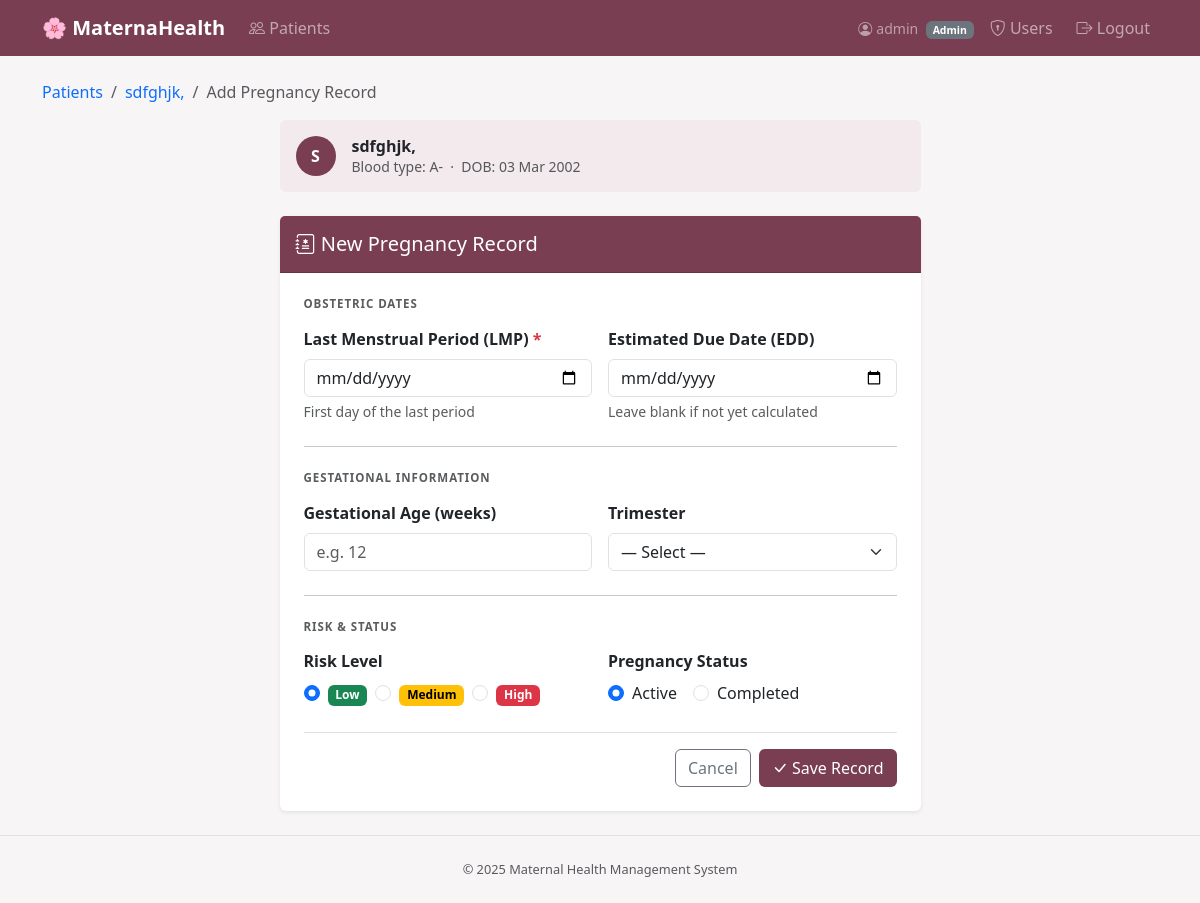
/patients/1/pregnancies/create (signed in), run on the app's committed database.
### models/user.py (models this page shows, shortened)
class User(db.Model):
    __tablename__ = "users"
    id            = db.Column(db.Integer, primary_key=True)
    username      = db.Column(db.String(80), unique=True, nullable=False, index=True)
    password_hash = db.Column(db.String(256), nullable=False)
    role          = db.Column(db.String(20), nullable=False, default=Role.NURSE)
    is_active     = db.Column(db.Boolean, default=True, nullable=False)
    created_at    = db.Column(db.DateTime, default=datetime.utcnow)
    last_login    = db.Column(db.DateTime, nullable=True)
    @property
    def is_admin(self):  return self.role == Role.ADMIN

### models/patient.py (models this page shows, shortened)
class Patient(db.Model):
    __tablename__ = "patients"
    id            = db.Column(db.Integer, primary_key=True)
    full_name     = db.Column(db.String(120), nullable=False)
    date_of_birth = db.Column(db.Date, nullable=False)
    contact_info      = db.Column(db.String(255), nullable=True)
    blood_type        = db.Column(db.String(10), nullable=True)   # e.g. "A+", "O-"
    medical_history = db.Column(db.Text, nullable=True)
    allergies       = db.Column(db.Text, nullable=True)
    medications     = db.Column(db.Text, nullable=True)
    emergency_contact = db.Column(db.String(255), nullable=True)
    created_at = db.Column(
        db.DateTime,
        nullable=False,
        default=lambda: datetime.now(timezone.utc),
    )
    pregnancies  = db.relationship("Pregnancy",   backref="patient", lazy="dynamic", cascade="all, delete-orphan")
    vitals       = db.relationship("VitalSigns",  backref="patient", lazy="dynamic", cascade="all, delete-orphan")
    lab_results  = db.relationship("LabResult",   backref="patient", lazy="dynamic", cascade="all, delete-orphan")
    appointments = db.relationship("Appointment", backref="patient", lazy="dynamic", cascade="all, delete-orphan")

### routes/pregnancy_routes.py (the view, shortened to what this page needs)
@pregnancy_bp.route(
    "/patients/<int:patient_id>/pregnancies/create",
    methods=["GET", "POST"],
)
@login_required
def create_pregnancy(patient_id: int):
    patient = Patient.query.get_or_404(patient_id)
    return render_template("pregnancy/create.html", patient=patient, form={})

### routes/auth_routes.py (called while the page is built)
def get_current_user():
    user_id = session.get("user_id")
    if user_id is None:
        return None
    return db.session.get(User, user_id)

def login_required(f):
    @wraps(f)
    def decorated(*args, **kwargs):
        if not session.get("user_id"):
            flash("Please log in to access this page.", "warning")
            return redirect(url_for("auth.login", next=request.path))
        return f(*args, **kwargs)
    return decorated

@auth_bp.before_app_request
def load_logged_in_user():
    g.current_user = get_current_user()

### templates/pregnancy/create.html (shortened to what this page needs)
{% extends "base.html" %}
{% block content %}
<nav aria-label="breadcrumb" class="mb-3">
  <ol class="breadcrumb">
    <li class="breadcrumb-item">
      <a href="{{ url_for('patients.list_patients') }}" class="text-decoration-none">Patients</a>
    </li>
    <li class="breadcrumb-item">
      <a href="{{ url_for('patients.patient_detail', patient_id=patient.id) }}"
         class="text-decoration-none">{{ patient.full_name }}</a>
    </li>
    <li class="breadcrumb-item active">Add Pregnancy Record</li>
  </ol>
</nav>
<div class="row justify-content-center">
  <div class="col-lg-7">
    <div class="alert border-0 mb-4 d-flex align-items-center gap-3 py-3"
         style="background-color:#f3eaee;">
      <div class="rounded-circle d-flex align-items-center justify-content-center flex-shrink-0 fw-bold"
           style="width:40px; height:40px; background:#7a3e52; color:#fff; font-size:1rem;">
        {{ patient.full_name[0].upper() }}
      </div>
      <div class="lh-sm">
        <div class="fw-semibold">{{ patient.full_name }}</div>
        <small class="text-muted">
          {% if patient.blood_type %}Blood type: {{ patient.blood_type }} &nbsp;·&nbsp;{% endif %}
          {% if patient.date_of_birth %}DOB: {{ patient.date_of_birth.strftime('%d %b %Y') }}{% endif %}
        </small>
      </div>
    </div>
    <div class="card border-0 shadow-sm">
      <div class="card-header py-3" style="background-color:#7a3e52;">
        <h5 class="mb-0 text-white">
          <i class="bi bi-journal-medical"></i> New Pregnancy Record
        </h5>
      </div>
      <div class="card-body p-4">
        <form method="POST"
              action="{{ url_for('pregnancies.create_pregnancy', patient_id=patient.id) }}"
              novalidate>
          <h6 class="text-uppercase text-muted fw-semibold mb-3"
              style="font-size:.72rem; letter-spacing:.08em;">Obstetric Dates</h6>
          <div class="row g-3 mb-4">
            <div class="col-md-6">
              <label class="form-label fw-semibold" for="lmp">
                Last Menstrual Period (LMP) <span class="text-danger">*</span>
              </label>
              <input type="date" id="lmp" name="last_menstrual_period"
                     class="form-control"
                     value="{{ form.get('last_menstrual_period', '') }}"
                     required />
              <div class="form-text">First day of the last period</div>
            </div>
            <div class="col-md-6">
              <label class="form-label fw-semibold" for="edd">
                Estimated Due Date (EDD)
              </label>
              <input type="date" id="edd" name="estimated_due_date"
                     class="form-control"
                     value="{{ form.get('estimated_due_date', '') }}" />
              <div class="form-text">Leave blank if not yet calculated</div>
            </div>
          </div>
          <hr class="my-4" />
          <h6 class="text-uppercase text-muted fw-semibold mb-3"
              style="font-size:.72rem; letter-spacing:.08em;">Gestational Information</h6>
          <div class="row g-3 mb-4">
            <div class="col-md-6">
              <label class="form-label fw-semibold" for="ga_weeks">
                Gestational Age (weeks)
              </label>
              <input type="number" id="ga_weeks" name="gestational_age_weeks"
                     class="form-control" min="1" max="45"
                     value="{{ form.get('gestational_age_weeks', '') }}"
                     placeholder="e.g. 12" />
            </div>
            <div class="col-md-6">
              <label class="form-label fw-semibold" for="trimester">Trimester</label>
              <select id="trimester" name="trimester" class="form-select">
                <option value="">— Select —</option>
              </select>
            </div>
          </div>
          <hr class="my-4" />
          <h6 class="text-uppercase text-muted fw-semibold mb-3"
              style="font-size:.72rem; letter-spacing:.08em;">Risk & Status</h6>
          <div class="row g-3">
            <div class="col-md-6">
              <label class="form-label fw-semibold">Risk Level</label>
              <div class="d-flex gap-2 flex-wrap">
                {% for level, color in [('Low','success'), ('Medium','warning'), ('High','danger')] %}
                  <div class="form-check">
                    <input class="form-check-input" type="radio"
                           name="risk_level" id="risk_{{ level }}"
                           value="{{ level }}"
                           {{ 'checked' if form.get('risk_level', 'Low') == level }} />
                    <label class="form-check-label" for="risk_{{ level }}">
                      <span class="badge text-bg-{{ color }}">{{ level }}</span>
                    </label>
                  </div>
                {% endfor %}
              </div>
            </div>
            <div class="col-md-6">
              <label class="form-label fw-semibold">Pregnancy Status</label>
              <div class="d-flex gap-3">
                {% for s in ['Active', 'Completed'] %}
                  <div class="form-check">
                    <input class="form-check-input" type="radio"
                           name="status" id="status_{{ s }}"
                           value="{{ s }}"
                           {{ 'checked' if form.get('status', 'Active') == s }} />
                    <label class="form-check-label" for="status_{{ s }}">{{ s }}</label>
                  </div>
                {% endfor %}
              </div>
            </div>
          </div>
          <div class="d-flex justify-content-end gap-2 mt-4 pt-3 border-top">
            <a href="{{ url_for('patients.patient_detail', patient_id=patient.id) }}"
               class="btn btn-outline-secondary">
              Cancel
            </a>
            <button type="submit" class="btn text-white"
                    style="background-color:#7a3e52;">
              <i class="bi bi-check-lg"></i> Save Record
            </button>
          </div>
        </form>
      </div>
    </div>
  </div>
</div>
{% endblock %}

### templates/base.html (shortened to what this page needs)
<!DOCTYPE html>
<html lang="en">
<head>
  <link href="https://cdn.jsdelivr.net/npm/bootstrap@5.3.3/dist/css/bootstrap.min.css" rel="stylesheet" />
  <link href="https://cdn.jsdelivr.net/npm/bootstrap-icons@1.11.3/font/bootstrap-icons.min.css" rel="stylesheet" />
</head>
<body>
  {% if g.current_user %}
  <nav class="navbar navbar-expand-md navbar-dark" style="background-color:#7a3e52;">
    <div class="container">
      <a class="navbar-brand" href="{{ url_for('patients.list_patients') }}">🌸 MaternaHealth</a>
      <div class="collapse navbar-collapse" id="mainNav">
        <ul class="navbar-nav me-auto">
          <li class="nav-item">
            <a class="nav-link {% if request.blueprint == 'patients' %}active{% endif %}"
               href="{{ url_for('patients.list_patients') }}">
              <i class="bi bi-people"></i> Patients
            </a>
          </li>
        </ul>
        <ul class="navbar-nav ms-auto align-items-center gap-2">
          <li class="nav-item">
            <span class="navbar-text text-white-50 small">
              <i class="bi bi-person-circle me-1"></i>{{ g.current_user.username }}
              <span class="badge bg-secondary ms-1">{{ g.current_user.role }}</span>
            </span>
          </li>
          {% if g.current_user.is_admin %}
          <li class="nav-item">
            <a class="nav-link" href="{{ url_for('auth.user_list') }}">
              <i class="bi bi-shield-lock"></i> Users
            </a>
          </li>
          {% endif %}
          <li class="nav-item">
            <a class="nav-link" href="{{ url_for('auth.logout') }}">
              <i class="bi bi-box-arrow-right"></i> Logout
            </a>
          </li>
        </ul>
      </div>
    </div>
  </nav>
  {% endif %}
  <main class="container my-4">
    {% block content %}{% endblock %}
  </main>
  <footer class="text-center py-4 border-top mt-auto">
    <p class="mb-0 text-muted" style="font-size:.8rem;">© 2025 Maternal Health Management System</p>
  </footer>
</body>
</html>

### templates/base.html (style rules this page uses)
body { background-color: #f8f5f7; }
.navbar-brand { font-weight: 700; }

### data on the page
User: current_user.username "admin", current_user.role "Admin"
Patient: full_name "sdfghjk,", full_name "S", blood_type "A-", date_of_birth "03 Mar 2002"

### other printed values
{{ level }} "Low" "Medium" "High"
{{ s }} "Active" "Completed"
